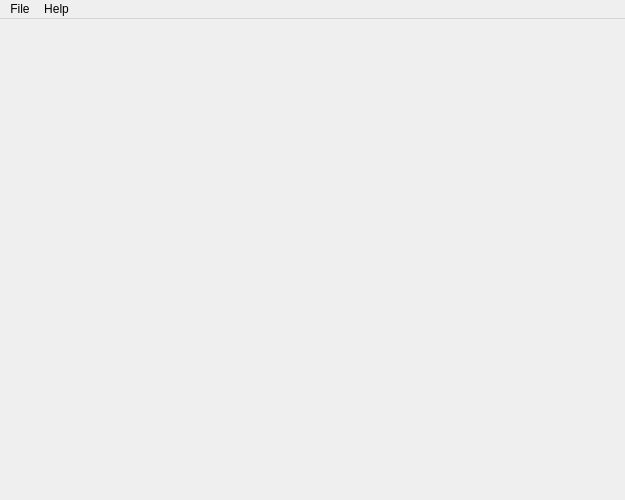
<?xml version="1.0" encoding="UTF-8"?>
<ui version="4.0">
 <class>UserInterface</class>
 <widget class="QMainWindow" name="UserInterface">
  <property name="geometry">
   <rect>
    <x>0</x>
    <y>0</y>
    <width>625</width>
    <height>500</height>
   </rect>
  </property>
  <property name="minimumSize">
   <size>
    <width>625</width>
    <height>500</height>
   </size>
  </property>
  <property name="windowTitle">
   <string>GTA V Sync</string>
  </property>
  <widget class="QWidget" name="cwUI">
   <layout class="QVBoxLayout" name="vlUI">
    <property name="leftMargin">
     <number>0</number>
    </property>
    <property name="topMargin">
     <number>0</number>
    </property>
    <property name="rightMargin">
     <number>0</number>
    </property>
    <property name="bottomMargin">
     <number>0</number>
    </property>
    <item>
     <widget class="QStackedWidget" name="swProfile">
      <property name="lineWidth">
       <number>0</number>
      </property>
      <widget class="QWidget" name="profileSelection"/>
     </widget>
    </item>
   </layout>
  </widget>
  <widget class="QMenuBar" name="menuBar">
   <property name="geometry">
    <rect>
     <x>0</x>
     <y>0</y>
     <width>625</width>
     <height>21</height>
    </rect>
   </property>
   <widget class="QMenu" name="menuFile">
    <property name="title">
     <string>File</string>
    </property>
    <addaction name="actionSelect_profile"/>
    <addaction name="actionExit"/>
   </widget>
   <widget class="QMenu" name="menuHelp">
    <property name="title">
     <string>Help</string>
    </property>
    <addaction name="actionAbout_gta5sync"/>
   </widget>
   <addaction name="menuFile"/>
   <addaction name="menuHelp"/>
  </widget>
  <action name="actionAbout_gta5sync">
   <property name="text">
    <string>About gta5sync</string>
   </property>
   <property name="shortcut">
    <string>Ctrl+A</string>
   </property>
  </action>
  <action name="actionExit">
   <property name="text">
    <string>Exit</string>
   </property>
   <property name="shortcut">
    <string>Ctrl+Q</string>
   </property>
  </action>
  <action name="actionSelect_profile">
   <property name="text">
    <string>Select profile</string>
   </property>
   <property name="shortcut">
    <string>Ctrl+P</string>
   </property>
  </action>
 </widget>
 <resources/>
 <connections/>
</ui>
